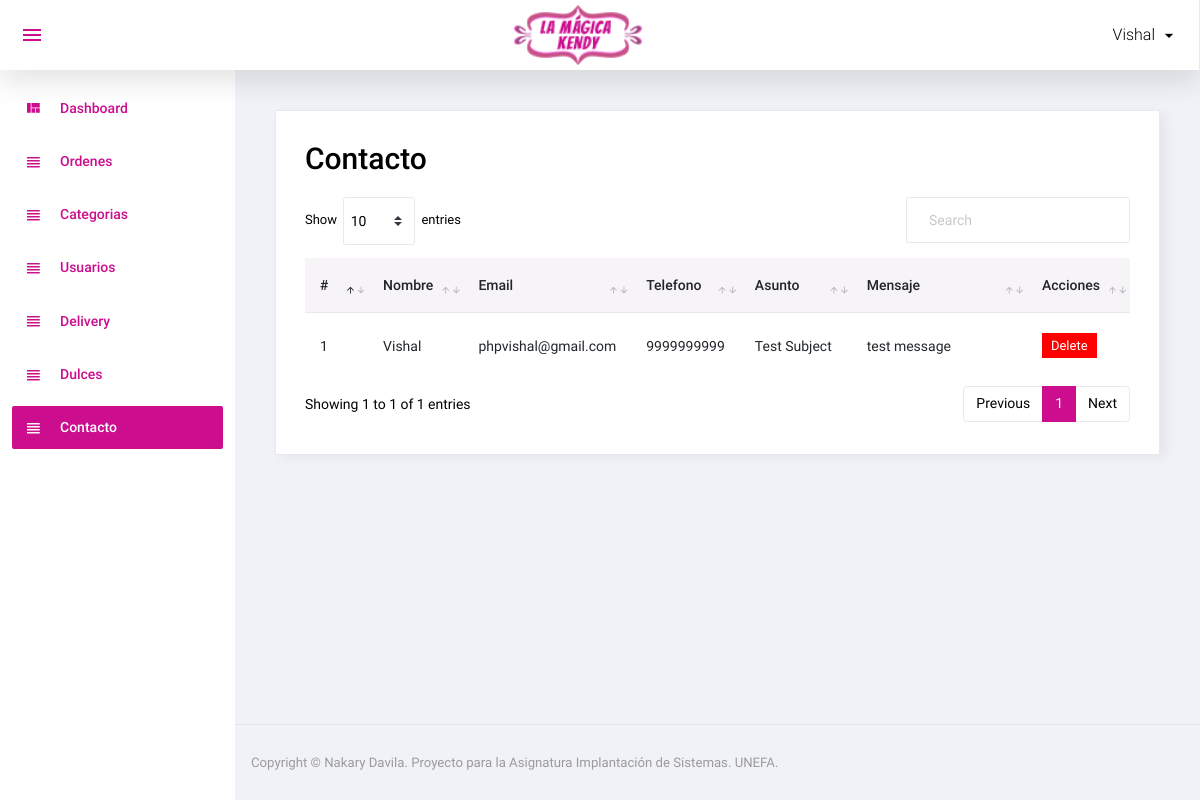
The app's page /admin/contact_us.php (signed in) with its own data.
### tables this page shows
CREATE TABLE `contact_us` (
  `id` int(11) NOT NULL,
  `name` varchar(100) NOT NULL,
  `email` varchar(100) NOT NULL,
  `mobile` varchar(15) NOT NULL,
  `subject` varchar(200) NOT NULL,
  `message` text NOT NULL,
  `added_on` datetime NOT NULL
);

### admin/contact_us.php (the view, shortened to what this page needs)
<?php
include('top.php');
$sql="select * from contact_us order by id";
$res=mysqli_query($con,$sql);
?>
  <div class="card">
            <div class="card-body">
              <h1 class="grid_title">Contacto</h1>
              <div class="row grid_box">
                <div class="col-12">
                  <div class="table-responsive">
                    <table id="order-listing" class="table">
                      <thead>
                        <tr>
                            <th width="10%">#</th>
                            <th width="10%">Nombre</th>
							<th width="10%">Email</th>
							<th width="10%">Telefono</th>
							<th width="19%">Asunto</th>
							<th width="40%">Mensaje</th>
                            <th width="10%">Acciones</th>
                        </tr>
                      </thead>
                      <tbody>
                        <?php if(mysqli_num_rows($res)>0){
						$i=1;
						while($row=mysqli_fetch_assoc($res)){
						?>
						<tr>
                            <td><?php echo $i?></td>
                            <td><?php echo $row['name']?></td>
							<td><?php echo $row['email']?></td>
							<td><?php echo $row['mobile']?></td>
							<td><?php echo $row['subject']?></td>
							<td><?php echo $row['message']?></td>
							<td>
								<a href="?id=<?php echo $row['id']?>&type=delete"><label class="badge badge-danger delete_red hand_cursor">Delete</label></a>
							</td>
                        </tr>
                        <?php
						$i++;
						} } else { ?>
						<tr>
							<td colspan="5">No data found</td>
						</tr>
						<?php } ?>
                      </tbody>
                    </table>
                  </div>
				</div>
              </div>
            </div>
          </div>
<?php include('footer.php');?>

### records on screen
contact_us: name "Vishal", email "phpvishal@gmail.com", mobile "9999999999", subject "Test Subject", message "test message"

### other values on screen
$_SESSION['ADMIN_USER'] "Vishal"
